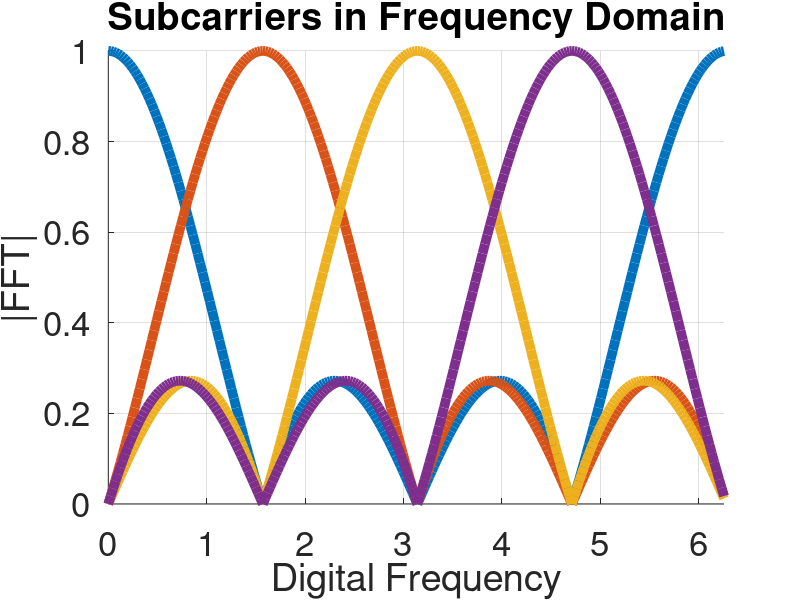
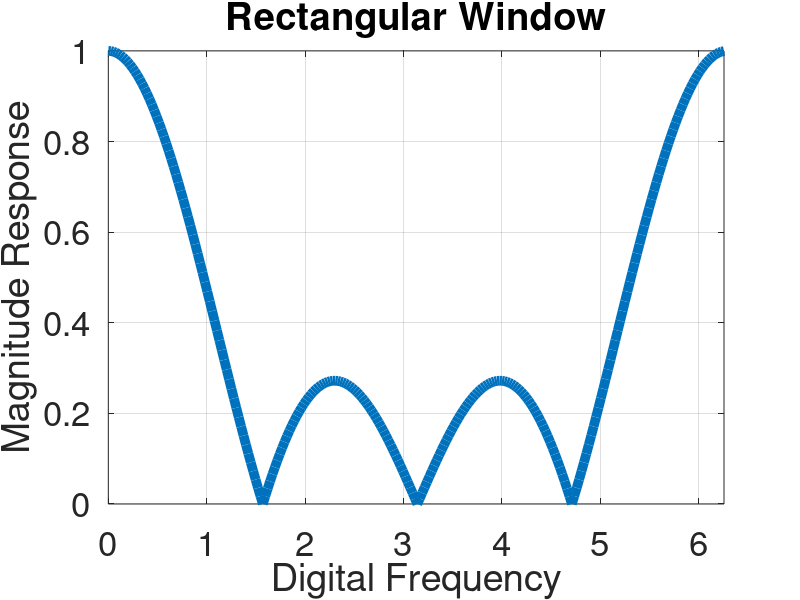

These charts were generated, in order, by the following MATLAB code:
% Illustrate how subcarriers are orthogonal in OFDM
% Of course, this is only true when you apply a rectangular window of length nfft to each OFDM symbol,
% where nfft is the FFT size used to generate the OFDM symbols

clear; clc; close all;

nfft = 4;
nfft_plot = nfft*2^6;
w = 0:2*pi/nfft_plot:2*pi; w = w(1:end-1);

subcarriers = zeros(nfft,nfft);

figure; hold on;
for ndx = 1:nfft
  subcarrier = exp(1j*(ndx-1)*2*pi/nfft*(0:nfft-1));
  subcarriers(ndx,:) = subcarrier;
  sfft = fft([subcarrier zeros(1,nfft_plot-nfft)]);
  plot(w,abs(sfft)/nfft,'linewidth',7);
endfor
title("Subcarriers in Frequency Domain");
xlabel("Digital Frequency"); ylabel("|FFT|");
xlim([min(w) max(w)]); grid on;
set(gca,"fontsize",25);
%set(gca,'linewidth',5);

% Rectangular window
figure;
subcarrier = ones(1,nfft);
sfft = fft([subcarrier zeros(1,nfft_plot-nfft)]);
plot(w,abs(sfft)/nfft,'linewidth',7);
title("Rectangular Window");
xlabel("Digital Frequency"); ylabel("Magnitude Response");
xlim([min(w) max(w)]); grid on;
set(gca,"fontsize",25);
%set(gca,'linewidth',5);